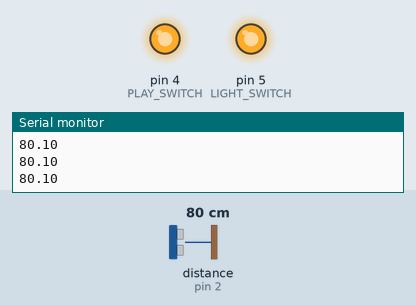
The sketch below on a simulated Arduino Uno, built with avr-gcc and run on an emulated ATmega328P. Shown: output pins drawn as LEDs (lit = HIGH), the last lines printed to the serial monitor. Wiring (inferred from the names in the program): ultrasonic range finder: trigger pin 3; echo pin 2. The inputs (shaded band) are chosen by the test bench; at power-on: distance to the obstacle (sensor on pin 2) 80 cm. The echo pulse lasts 58.3 µs per cm; pins used as bus, display or sensor lines are not drawn.

Above: at 1.2 s.
1.3 s: distance to the obstacle (sensor on pin 2) set to 77 cm
At 2.7 s:
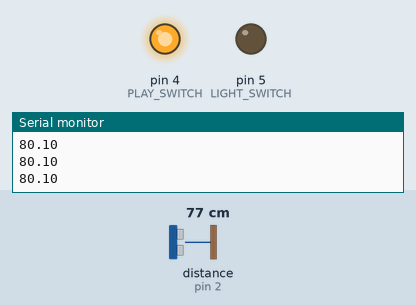
3.0 s: distance to the obstacle (sensor on pin 2) set to 120 cm
At 5.3 s:
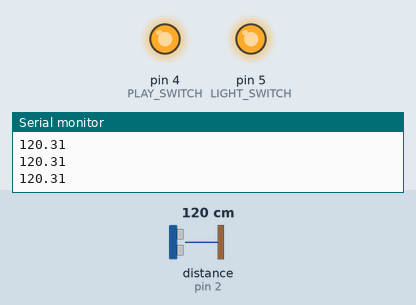
6.0 s: distance to the obstacle (sensor on pin 2) set to 2 cm
At 6.18 s:
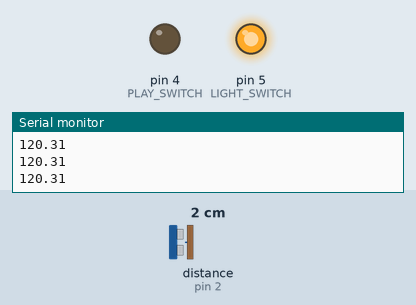
Timing chart, 0 to 13.7 s (numbered marks = the images above; inputs shaded):
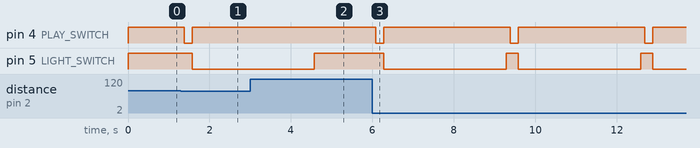

Measured:
- the behaviour switches between 80 and 79 cm on distance to the obstacle (sensor on pin 2) (found by bisection; images 0 and 1)
- after the input at 1.3 s, pin 4 (PLAY_SWITCH): HIGH → LOW after 0.08 s, → HIGH 0.20 s later; pin 5 (LIGHT_SWITCH): HIGH → LOW after 0.28 s
- after the input at 3.0 s, pin 4 (PLAY_SWITCH): stays HIGH (without the input it goes to LOW after 1.7 s); pin 5 (LIGHT_SWITCH): goes on until 4.6 s, then stays HIGH
- after the input at 6.0 s, pin 4 (PLAY_SWITCH): alternates HIGH for 3.1 s and LOW for 0.20 s, starting after 0.08 s; pin 5 (LIGHT_SWITCH): alternates HIGH for 0.30 s and LOW for 3.0 s, starting after 0.28 s

The sketch:

distance_guard_sound_trigger.ino
```cpp
/*
 * Define the pins you want to use as trigger and echo.
 */

#define ECHOPIN 2        // Pin to receive echo pulse
#define TRIGPIN 3        // Pin to send trigger pulse
#define PLAY_SWITCH 4
#define LIGHT_SWITCH 5

/*
 * setup function
 * Initialize the serial line (D0 & D1) at 115200.
 * Then set the pin defined to receive echo in INPUT
 * and the pin to trigger to OUTPUT.
 */

void setup()
{
  Serial.begin(115200);
  pinMode(ECHOPIN, INPUT);
  pinMode(TRIGPIN, OUTPUT);
  pinMode(PLAY_SWITCH, OUTPUT);
  pinMode(LIGHT_SWITCH, OUTPUT);
  digitalWrite( PLAY_SWITCH, HIGH);
  digitalWrite( LIGHT_SWITCH, HIGH);
}

/*
 * loop function.
 *
 */
void loop()
{
  // Start Ranging
  digitalWrite(TRIGPIN, LOW);
  delayMicroseconds(2);
  digitalWrite(TRIGPIN, HIGH);
  delayMicroseconds(10);
  digitalWrite(TRIGPIN, LOW);
  // Compute distance
  float distance = pulseIn(ECHOPIN, HIGH);
  distance= distance/58;

  if(distance < 80){

     digitalWrite( PLAY_SWITCH, LOW);
     delay(200);
     digitalWrite( PLAY_SWITCH, HIGH);

     digitalWrite( LIGHT_SWITCH, LOW);
     delay(3000);
     digitalWrite( LIGHT_SWITCH, HIGH);

  }
  delay(100);
  Serial.println(distance);
}
```
